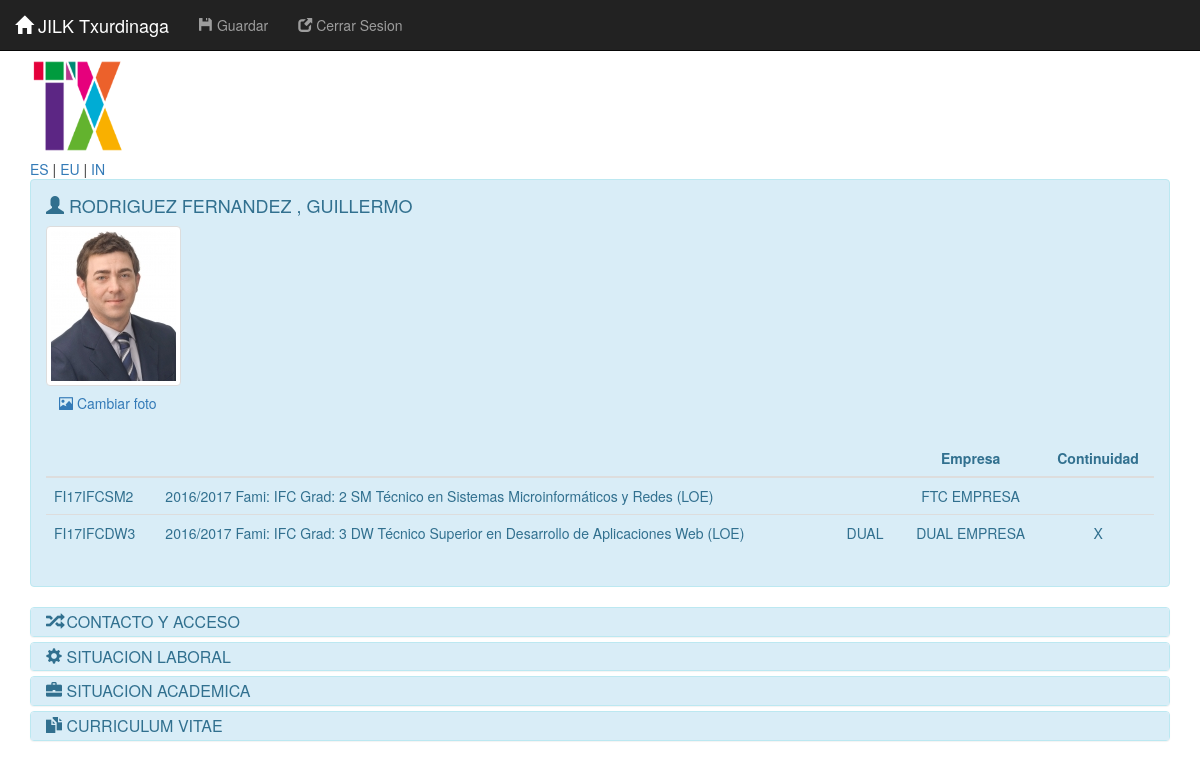
The app's page /ikasle/index.php (signed in) with its own data.
### tables this page shows
CREATE TABLE `ikasle` (
  `Idni` varchar(9) NOT NULL,
  `Inombrea` varchar(100) NOT NULL,
  `Imail` varchar(100) NOT NULL,
  `Itelefono` varchar(25) NOT NULL,
  `Iact` varchar(10) DEFAULT NULL,
  `Iest` varchar(10) DEFAULT NULL,
  `Idact` varchar(10) DEFAULT NULL,
  `Idest` varchar(10) DEFAULT NULL,
  `Iacts` varchar(10) DEFAULT NULL,
  `Iemp` varchar(50) DEFAULT NULL,
  `Itime` datetime DEFAULT NULL,
  `Itipo` varchar(5) DEFAULT NULL,
  `Icurri` text,
  `Ipass` varchar(20) DEFAULT NULL
);

CREATE TABLE `ik` (
  `Kcod` varchar(20) NOT NULL,
  `Idni` varchar(9) NOT NULL,
  `IKempfct` varchar(50) DEFAULT NULL,
  `IKcont` varchar(2) DEFAULT NULL,
  `IKdual` varchar(4) DEFAULT NULL
);

CREATE TABLE `kurso` (
  `Kcod` varchar(20) NOT NULL,
  `Kurso` varchar(500) DEFAULT NULL
);

### includes/lenguajes.php (called while the page is built, shortened)
<?php
$leng[1][1]="Correo electrónico";
$leng[1][2]="Posta elektronikoa";
$leng[1][3]="Email";
$leng[2][1]="Contraseña";
$leng[2][2]="Pasahitza";
$leng[2][3]="Password";
$leng[3][1]="Entrar";
$leng[3][2]="Sartu";
$leng[3][3]="Enter";
$leng[4][1]="¿ Olvidaste la contraseña ?";
$leng[4][2]="¿ Pasahitza ahaztu duzu ?";
$leng[4][3]="¿ Forgot your password ?";
$leng[5][1]="NO TIENES CUENTA o DATOS ACCESO ERRONEOS";
$leng[5][2]="EZ DAUKAZU KONTARIK edo SARBIDE DATA OKERRA";
$leng[5][3]="YOU DO NOT HAVE AN ACCOUNT";
$leng[6][1]="RECORDAR CONTRASEÑA";
$leng[6][2]="PASAHITZA GOGORATU";
$leng[6][3]="REMEMBER PASSWORD";
$leng[7][1]="Recordar";
$leng[7][2]="Gogoratu";
$leng[7][3]="Remember";
$leng[8][1]="Cancelar";
$leng[8][2]="Ezeztatu";
$leng[8][3]="Cancel";
$leng[9][1]="Cambiar foto";
$leng[9][2]="Argazkia aldatu";
$leng[9][3]="Change photo";
$leng[10][1]="Guardar";
$leng[10][2]="Gorde";
$leng[10][3]="Save";
$leng[11][1]="Cerrar Sesion";
$leng[11][2]="Saioa itxi";
$leng[11][3]="Sign off";
$leng[12][1]="CONFIRMACION CERRAR SESION";
$leng[12][2]="SAIOA ITXI BERRESPENA";
$leng[12][3]="CONFIRM CLOSE SESSION";
$leng[13][1]="GUARDA TUS CAMBIOS ANTES DE CERRAR SESION !!!!!";
$leng[13][2]="ZURE ALDAKETAK SAIOA ITXI BAINO LEHEN GORDE !!!!!";
$leng[13][3]="KEEP YOUR CHANGES BEFORE CLOSING SESSION !!!!!";
$leng[14][1]="Confirmar cambiar foto";
$leng[14][2]="Argazkia aldatu berrespena";
$leng[14][3]="Confirm change photo";
$leng[15][1]="CONTACTO Y ACCESO";
$leng[15][2]="KONTAKTUA ETA SARBIDEA";
$leng[15][3]="CONTACT AND ACCESS";
$leng[16][1]="SITUACION LABORAL";
$leng[16][2]="EGOERA LABORALA";
$leng[16][3]="EMPLOYMENT SITUATION";
$leng[17][1]="SITUACION ACADEMICA";
$leng[17][2]="EGOERA HEZIGARRIA";
$leng[17][3]="ACADEMIC SITUATION";
$leng[18][1]="Estoy actualmente trabajando.";
$leng[18][2]="Lanean nago.";
$leng[18][3]="In Active.";
$leng[19][1]="Empresa actual";
$leng[19][2]="Gaurko enpresa";
$leng[19][3]="Current company";
$leng[20][1]="Puede que el cambio de imagen tarde unos minutos, dependiendo de tu navegador. Actualiza la pagina.";
$leng[20][2]="Agian berandu argazki aldaketa minutu batzuetan, zure nabigatzailearen arabera. Eguneratu web orria.";
$leng[20][3]="The makeover may take a few minutes, depending on your browser. Refresh your browser";
 ?>

### ikasle/index.php (the view, shortened to what this page needs)
<?php
include '../includes/lenguajes.php';
?>
<!DOCTYPE html>
<html lang="es"  >
<head>
<?php
include '../includes/head.php';
include '../includes/conex.php';
?>
</head>
<?php
$consulta = 'SELECT * from ikasle where Idni="'.$_SESSION['Idni'].'"';
$resultado = mysqli_query( $conexion, $consulta ) or die ( "Algo ha ido mal en la consulta a la base de datos DE SESSION no PILLADA");
while ($columna = mysqli_fetch_array( $resultado )) {
  $Inombrea=$columna['Inombrea'];
}
?>
<body>
  <div class="container theme-showcase" role="main">
      <h3>no muestra</h3>
      <nav class="navbar navbar-inverse navbar-fixed-top">
        <div class="container-fluid">
          <div class="navbar-header">
            <a class="navbar-brand" href=""><span class="glyphicon glyphicon-home" aria-hidden="true"></span> JILK Txurdinaga</a>
          </div>
          <div class="collapse navbar-collapse" id="bs-example-navbar-collapse-1">
            <ul class="nav navbar-nav">
              <li ><a href='#' onclick="guardar('general');"><span class="glyphicon glyphicon-floppy-disk" ></span> <?php echo $leng[10][$_SESSION['leng']]; ?></a></li>
              <li ><a href="#" data-toggle="modal" data-target="#myModalcs"><span class="glyphicon glyphicon-new-window" ></span> <?php echo $leng[11][$_SESSION['leng']]; ?></a></li>
            </ul>
          </div>
        </div>
      </nav>
 <img class="profilelogo-img" src="../imagenes/logoTX.png" alt=""><a href="index.php?leng=1" > ES</a> | <a href="index.php?leng=2" >EU </a> | <a href="index.php?leng=3" >IN </a>
          <div class="alert alert-info" role="alert">
            <h4><span class="glyphicon glyphicon-user" aria-hidden="true"></span> <?php echo $Inombrea; ?></h4>
            <?php
              if (file_exists('../imagenes/'.$_SESSION['Idni'].'.jpg')) {
                 $verFoto=$_SESSION['Idni'].'.jpg';
              } else {
                  $verFoto='no_photo';
              }
             ?>
            <img id='imgfoto' class="img-thumbnail" src="../imagenes/<?php echo $verFoto; ?>" />
            <p><a  data-toggle="collapse" href="#verfoto" aria-expanded="false" aria-controls="verfoto" class="btn"><span class="glyphicon glyphicon-picture" aria-hidden="true"></span> <?php echo $leng[9][$_SESSION['leng']]; ?> </a></p>
            <br>
            <?php
              echo '<table class="table">';  ?>
              <thead>
                 <tr class="info text-center">
                   <small>
                  <th class="text-center"></th>
                  <th class="text-center"></th>
                  <th class="text-center"></th>
                  <th class="text-center"><?php echo $leng[27][$_SESSION['leng']]; ?></th>
                  <th class="text-center"><?php echo $leng[28][$_SESSION['leng']]; ?></th>
                </small>
                 </tr>
               </thead>
               <?php
                $consulta = 'SELECT * from ik,kurso where kurso.Kcod=ik.Kcod AND Idni="'.$_SESSION['Idni'].'"';
                $resultado = mysqli_query( $conexion, $consulta ) or die ( "Algo ha ido mal en la consulta a la base de datos DE SESSION no PILLADA");
                while ($columna = mysqli_fetch_array( $resultado ))
                 {
                  echo '<tr><td>'.$columna['Kcod'].'</td><td>'.$columna['Kurso'].'</td><td>'.$columna['IKdual'].'</td>
                  <td class="text-center">'.$columna['IKempfct'].'</td><td class="text-center">'.$columna['IKcont'].'</td></tr>';
                 }
              echo '</table>';
            ?>
          </div>
      <form action="index.php" method="post" id='general' >
<div class="panel-group" id="accordion" role="tablist" aria-multiselectable="true">
  <div class="panel panel-info" >
    <div  class="panel-heading" role="tab" id="headingOne">
      <h4  class="panel-title">
        <a role="button" data-toggle="collapse" data-parent="#accordion" href="#collapseOne" aria-expanded="true" aria-controls="collapseOne">
          <span class="glyphicon glyphicon-random" aria-hidden="true"></span>   <?php echo $leng[15][$_SESSION['leng']]; ?>
        </a>
      </h4>
    </div>
  </div>
  <div class="panel panel-info">
    <div class="panel-heading" role="tab" id="headingTwo">
      <h4 class="panel-title">
        <a class="collapsed" role="button" data-toggle="collapse" data-parent="#accordion" href="#collapseTwo" aria-expanded="false" aria-controls="collapseTwo">
          <span class="glyphicon glyphicon-cog" aria-hidden="true"></span>   <?php echo $leng[16][$_SESSION['leng']]; ?>
        </a>
      </h4>
    </div>
  </div>
  <div class="panel panel-info">
    <div class="panel-heading" role="tab" id="headingThree">
      <h4 class="panel-title">
        <a class="collapsed" role="button" data-toggle="collapse" data-parent="#accordion" href="#collapseThree" aria-expanded="false" aria-controls="collapseThree">
          <span class="glyphicon glyphicon-briefcase" aria-hidden="true"></span>   <?php echo $leng[17][$_SESSION['leng']]; ?>
        </a>
      </h4>
    </div>
  </div>
  <div class="panel panel-info">
    <div class="panel-heading" role="tab" id="headingFour">
      <h4 class="panel-title">
        <a class="collapsed" role="button" data-toggle="collapse" data-parent="#accordion" href="#collapseFour" aria-expanded="false" aria-controls="collapseFour">
          <span class="glyphicon glyphicon-duplicate" aria-hidden="true"></span>  CURRICULUM VITAE
        </a>
      </h4>
    </div>
  </div>
</div>
</form>
</div>
  </body>
</html>

### includes/head.php (shortened to what this page needs)
<link href="../bootstrap/css/bootstrap.min.css" rel="stylesheet">
<link rel="stylesheet"  href="../css/estilos.css"  />

### css/estilos.css (style rules this page uses)
body { width:98%; margin:2px auto; }
.panel-heading { padding: 5px 15px; }
.profilelogo-img { width: 96px; height: 96px; display: block; margin-bottom: 5px; }

### records on screen
ikasle: Inombrea "RODRIGUEZ FERNANDEZ , GUILLERMO"
ik: kurso.Kcod "FI17IFCSM2", kurso.Kurso "2016/2017 Fami: IFC Grad: 2 SM Técnico en Sistemas Microinformáticos y Redes (LOE)", IKempfct "FTC EMPRESA"
ik: kurso.Kcod "FI17IFCDW3", kurso.Kurso "2016/2017 Fami: IFC Grad: 3 DW Técnico Superior en Desarrollo de Aplicaciones Web (LOE)", IKdual "DUAL", IKempfct "DUAL EMPRESA", IKcont "X"

### other values on screen
$leng[10][$_SESSION['leng']] "Guardar"
$leng[11][$_SESSION['leng']] "Cerrar Sesion"
$leng[9][$_SESSION['leng']] "Cambiar foto"
$leng[27][$_SESSION['leng']] "Empresa"
$leng[28][$_SESSION['leng']] "Continuidad"
$leng[15][$_SESSION['leng']] "CONTACTO Y ACCESO"
$leng[16][$_SESSION['leng']] "SITUACION LABORAL"
$leng[17][$_SESSION['leng']] "SITUACION ACADEMICA"
